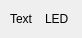
<?xml version="1.0" encoding="UTF-8"?>
<ui version="4.0">
 <class>LedLabel</class>
 <widget class="QWidget" name="ledLabel">
  <property name="geometry">
   <rect>
    <x>0</x>
    <y>0</y>
    <width>82</width>
    <height>38</height>
   </rect>
  </property>
  <property name="windowTitle">
   <string>Form</string>
  </property>
  <widget class="QWidget" name="layoutWidget">
   <property name="geometry">
    <rect>
     <x>10</x>
     <y>10</y>
     <width>64</width>
     <height>17</height>
    </rect>
   </property>
   <layout class="QHBoxLayout" name="horizontalLayout">
    <item>
     <widget class="QLabel" name="labText">
      <property name="text">
       <string>Text</string>
      </property>
     </widget>
    </item>
    <item>
     <widget class="QLabel" name="labLED">
      <property name="text">
       <string>LED</string>
      </property>
     </widget>
    </item>
   </layout>
  </widget>
 </widget>
 <resources/>
 <connections/>
</ui>
